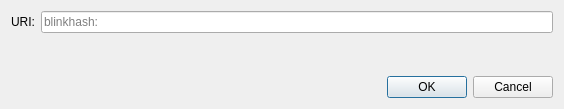
<?xml version="1.0" encoding="UTF-8"?>
<ui version="4.0">
 <class>OpenURIDialog</class>
 <widget class="QDialog" name="OpenURIDialog">
  <property name="geometry">
   <rect>
    <x>0</x>
    <y>0</y>
    <width>564</width>
    <height>109</height>
   </rect>
  </property>
  <property name="windowTitle">
   <string>Open blinkhash URI</string>
  </property>
  <layout class="QVBoxLayout" name="verticalLayout">
   <item>
    <layout class="QHBoxLayout" name="horizontalLayout">
     <item>
      <widget class="QLabel" name="label">
       <property name="text">
        <string>URI:</string>
       </property>
      </widget>
     </item>
     <item>
      <widget class="QValidatedLineEdit" name="uriEdit">
       <property name="placeholderText">
        <string notr="true">blinkhash:</string>
       </property>
      </widget>
     </item>
    </layout>
   </item>
   <item>
    <spacer name="verticalSpacer">
     <property name="orientation">
      <enum>Qt::Vertical</enum>
     </property>
     <property name="sizeHint" stdset="0">
      <size>
       <width>20</width>
       <height>40</height>
      </size>
     </property>
    </spacer>
   </item>
   <item>
    <widget class="QDialogButtonBox" name="buttonBox">
     <property name="orientation">
      <enum>Qt::Horizontal</enum>
     </property>
     <property name="standardButtons">
      <set>QDialogButtonBox::Cancel|QDialogButtonBox::Ok</set>
     </property>
    </widget>
   </item>
  </layout>
 </widget>
 <customwidgets>
  <customwidget>
   <class>QValidatedLineEdit</class>
   <extends>QLineEdit</extends>
   <header>qt/qvalidatedlineedit.h</header>
  </customwidget>
 </customwidgets>
 <resources/>
 <connections>
  <connection>
   <sender>buttonBox</sender>
   <signal>accepted()</signal>
   <receiver>OpenURIDialog</receiver>
   <slot>accept()</slot>
   <hints>
    <hint type="sourcelabel">
     <x>248</x>
     <y>254</y>
    </hint>
    <hint type="destinationlabel">
     <x>157</x>
     <y>274</y>
    </hint>
   </hints>
  </connection>
  <connection>
   <sender>buttonBox</sender>
   <signal>rejected()</signal>
   <receiver>OpenURIDialog</receiver>
   <slot>reject()</slot>
   <hints>
    <hint type="sourcelabel">
     <x>316</x>
     <y>260</y>
    </hint>
    <hint type="destinationlabel">
     <x>286</x>
     <y>274</y>
    </hint>
   </hints>
  </connection>
 </connections>
</ui>
